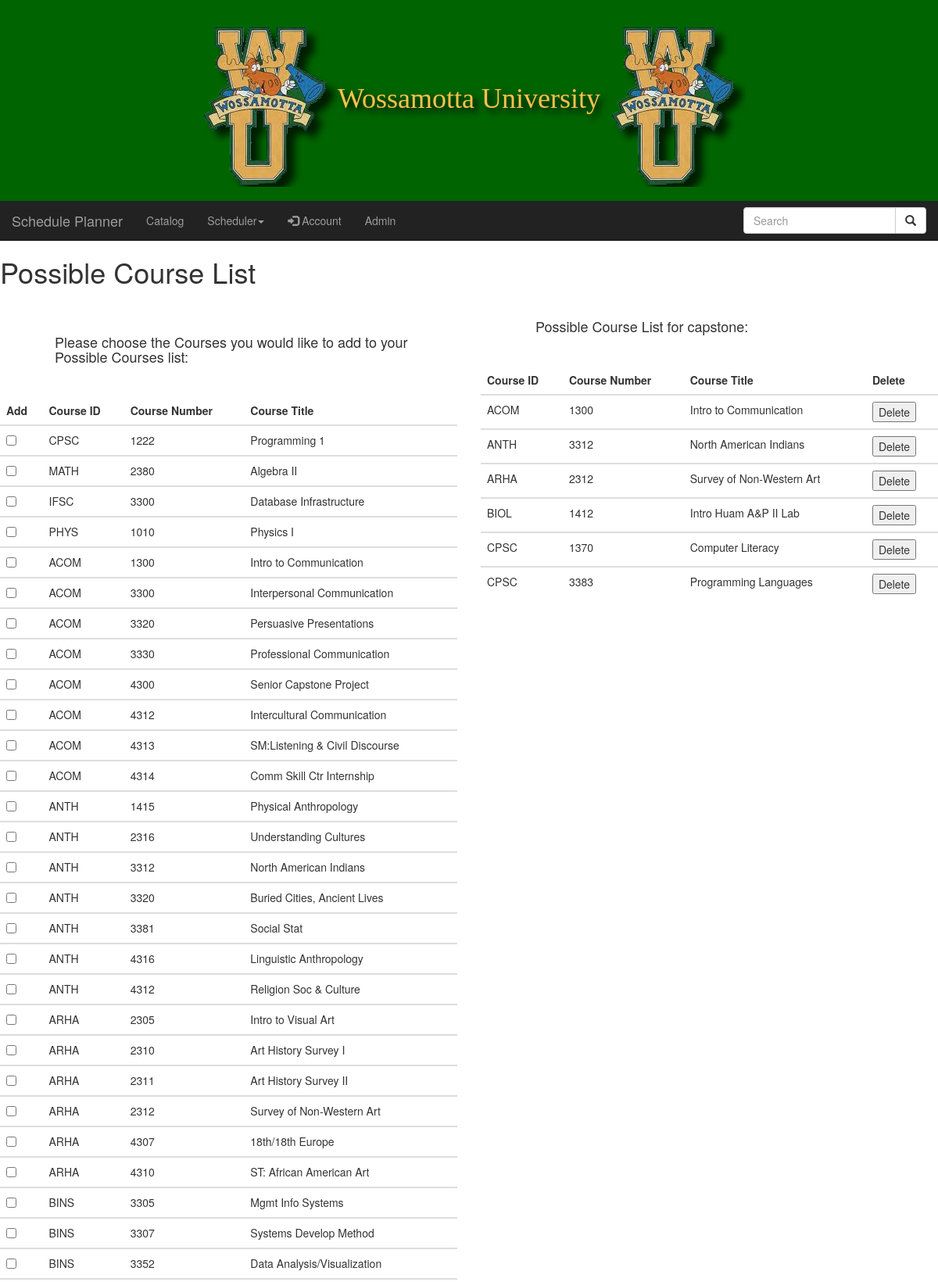
Page /possible_courses/ (signed in, upper part) on the committed database.
### catalog/models.py (models this page shows, shortened)
class Course(models.Model):
    department_ID = models.CharField(max_length=4)
    course_Number = models.CharField(max_length=10)
    course_Title = models.CharField(max_length=255)

### catalog/views.py (the view, shortened to what this page needs)
# urls.py: path('possible_courses/', views.designatedCourses, name='designatedCourses'),
@login_required  # Requires user to be logged in
def designatedCourses(request):
    courses = Course.objects.all()  # Creates a QuerySet of all the Courses in the Catalog
    current_user = request.user  # Creates an instance of user with the current user as parameters.
    dc_list = DesignatedCourses.objects.filter(user=current_user)  # QuerySet of the DesignatedCourse object that belongs to the current User.
    if request.method == 'GET':  # If the request is a GET request
        return render(request, 'designatedCourses.html', {'courses': courses, 'designatedCourses': dc_list})

### catalog/templates/designatedCourses.html (shortened to what this page needs)
{% extends "base.html" %}
{% block content %}
<div class="row">
    <div class="col-sm-6">
        <h1>Possible Course List</h1>
        <h4>Please choose the Courses you would like to add to your Possible Courses list:</h4>
         <form action="{% url 'designatedCourses' %}" method="POST">
              <table class="table table-hover">
                <thead>
                    <tr>
                        <th>Add</th>
                    <th>Course ID</th>
                    <th>Course Number</th>
                    <th>Course Title</th>
                 </tr>
                 </thead>
            {% for course in courses %}
                <h5>
                    <tbody>
                    <tr>
                        <td><input id="" type="checkbox" value="{{ course.id }}" name="choices"></td>
                        <td>{{ course.department_ID }}</td>
                        <td>{{ course.course_Number }}</td>
                        <td>{{ course.course_Title }}</td>
                    </tr>
                </h5>
            {% endfor %}
  </table>
    </form>
    </div>
    <br>
    <br>
    <div class="col-sm-6">
        <h4>Possible Course List for {{ user.username }}:</h4>
        <table class="table table-hover">
                <thead>
                    <tr>
                    <th>Course ID</th>
                    <th>Course Number</th>
                    <th>Course Title</th>
                        <th>Delete</th>
                 </tr>
                 </thead>
        {% for dc in designatedCourses %}
            {% for course in dc.designated_courses.all %}
            <h5>
                <tbody>
                    <tr>
                        <td>{{ course.department_ID }}</td>
                        <td>{{ course.course_Number }}</td>
                        <td>{{ course.course_Title }}</td>
                        <td><form action="{% url 'delDesignatedCourse' course.id %}" method="POST">{% csrf_token %}<input type="submit" value="Delete"></form></td>
                    </tr>
            </h5>
            {% endfor %}
        {% endfor %}
  </table>
    </div>
</div>
{% endblock %}

### catalog/templates/base.html (style rules this page uses)
h4 { padding-top: 50px; padding-bottom: 30px; padding-left: 70px; width: 100%; }
body { background-color: white; padding-bottom:50; }

### rows in the picture
Course: department_ID "CPSC", course_Number "1222", course_Title "Programming 1"
Course: department_ID "MATH", course_Number "2380", course_Title "Algebra II"
Course: department_ID "IFSC", course_Number "3300", course_Title "Database Infrastructure"
Course: department_ID "PHYS", course_Number "1010", course_Title "Physics I"
Course: department_ID "ACOM", course_Number "1300", course_Title "Intro to Communication"
Course: department_ID "ACOM", course_Number "3300", course_Title "Interpersonal Communication"
Course: department_ID "ACOM", course_Number "3320", course_Title "Persuasive Presentations"
Course: department_ID "ACOM", course_Number "3330", course_Title "Professional Communication"
Course: department_ID "ACOM", course_Number "4300", course_Title "Senior Capstone Project"
Course: department_ID "ACOM", course_Number "4312", course_Title "Intercultural Communication"
Course: department_ID "ACOM", course_Number "4313", course_Title "SM:Listening & Civil Discourse"
Course: department_ID "ACOM", course_Number "4314", course_Title "Comm Skill Ctr Internship"
Course: department_ID "ANTH", course_Number "1415", course_Title "Physical Anthropology"
Course: department_ID "ANTH", course_Number "2316", course_Title "Understanding Cultures"
Course: department_ID "ANTH", course_Number "3312", course_Title "North American Indians"
Course: department_ID "ANTH", course_Number "3320", course_Title "Buried Cities, Ancient Lives"
Course: department_ID "ANTH", course_Number "3381", course_Title "Social Stat"
Course: department_ID "ANTH", course_Number "4316", course_Title "Linguistic Anthropology"
Course: department_ID "ANTH", course_Number "4312", course_Title "Religion Soc & Culture"
Course: department_ID "ARHA", course_Number "2305", course_Title "Intro to Visual Art"
Course: department_ID "ARHA", course_Number "2310", course_Title "Art History Survey I"
Course: department_ID "ARHA", course_Number "2311", course_Title "Art History Survey II"
Course: department_ID "ARHA", course_Number "2312", course_Title "Survey of Non-Western Art"
Course: department_ID "ARHA", course_Number "4307", course_Title "18th/18th Europe"
Course: department_ID "ARHA", course_Number "4310", course_Title "ST: African American Art"
Course: department_ID "BINS", course_Number "3305", course_Title "Mgmt Info Systems"
Course: department_ID "BINS", course_Number "3307", course_Title "Systems Develop Method"
Course: department_ID "BINS", course_Number "3352", course_Title "Data Analysis/Visualization"
Course: department_ID "BIOL", course_Number "1412", course_Title "Intro Huam A&P II Lab"
Course: department_ID "CPSC", course_Number "1370", course_Title "Computer Literacy"
Course: department_ID "CPSC", course_Number "3383", course_Title "Programming Languages"

### other values in the picture
{{ user.username }} "capstone"
